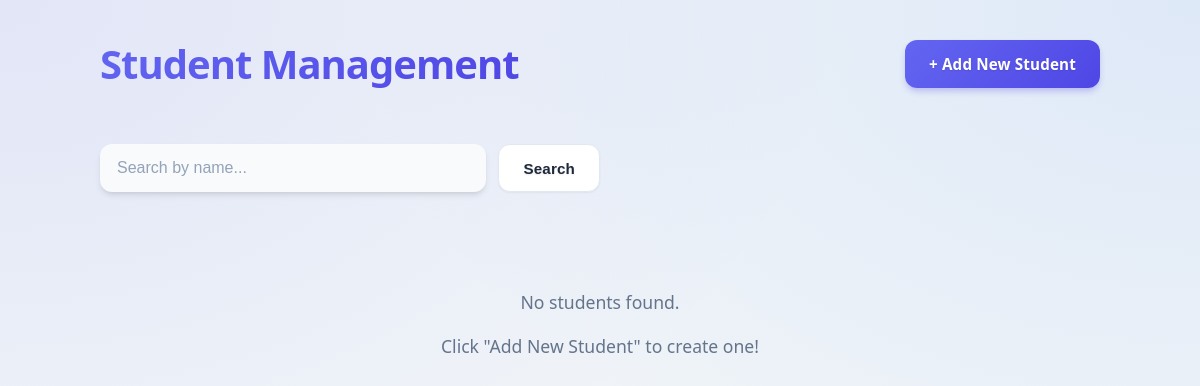
Before: / with the older database file.
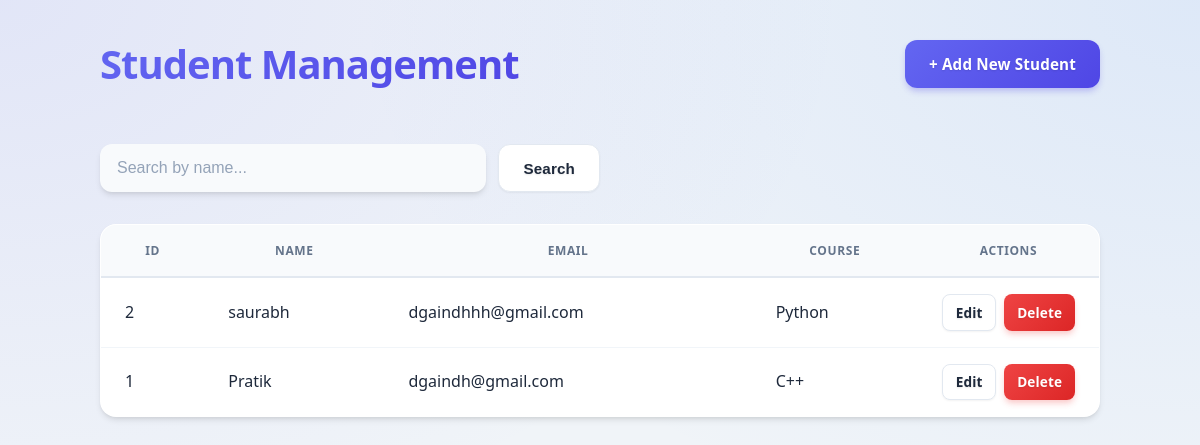
After: the same page with the newer database file.
### tables this page shows
CREATE TABLE students (
            id INTEGER PRIMARY KEY AUTOINCREMENT,
            name TEXT NOT NULL,
            email TEXT NOT NULL,
            course TEXT NOT NULL
        );

### app.py (the view)
@app.route('/')
def index():
    conn = get_db_connection()
    students = conn.execute(
        'SELECT * FROM students ORDER BY id DESC'
    ).fetchall()
    conn.close()
    return render_template('index.html', students=students)

### app.py (called while the page is built)
def get_db_connection():
    conn = sqlite3.connect(DATABASE)
    conn.row_factory = sqlite3.Row
    return conn

### templates/index.html (shortened to what this page needs)
{% extends 'base.html' %}
{% block content %}
    <div class="flex justify-between items-center mb-4" style="border-bottom: 2px solid var(--border-color); padding-bottom: 1rem; margin-bottom: 2rem;">
        <h1 style="border: none; margin: 0; padding: 0;">Student Management</h1>
        <a href="{{ url_for('add_student') }}" class="btn btn-primary">+ Add New Student</a>
    </div>
    <form action="{{ url_for('search_student') }}" method="get" class="search-bar">
        <input type="text" name="q" placeholder="Search by name..." required>
        <button type="submit" class="btn btn-secondary">Search</button>
    </form>
    {% if students %}
        <div class="table-container">
            <table>
                <thead>
                    <tr>
                        <th>ID</th>
                        <th>Name</th>
                        <th>Email</th>
                        <th>Course</th>
                        <th style="width: 150px;">Actions</th>
                    </tr>
                </thead>
                <tbody>
                    {% for student in students %}
                    <tr>
                        <td>{{ student['id'] }}</td>
                        <td>{{ student['name'] }}</td>
                        <td>{{ student['email'] }}</td>
                        <td>{{ student['course'] }}</td>
                        <td>
                            <div class="flex gap-2">
                                <a href="{{ url_for('edit_student', id=student['id']) }}" class="btn btn-secondary btn-sm">Edit</a>
                                <a href="{{ url_for('delete_student', id=student['id']) }}" class="btn btn-danger btn-sm"
                                   onclick="return confirm('Are you sure you want to delete this student?')">Delete</a>
                            </div>
                        </td>
                    </tr>
                    {% endfor %}
                </tbody>
            </table>
        </div>
    {% else %}
        <div class="empty-state">
            <p>No students found.</p>
            {% if request.args.get('q') %}
                <p><a href="{{ url_for('index') }}" class="btn btn-secondary" style="margin-top: 1rem;">Clear Search</a></p>
            {% else %}
                <p>Click "Add New Student" to create one!</p>
            {% endif %}
        </div>
    {% endif %}
{% endblock %}

### templates/base.html (shortened to what this page needs)
<!DOCTYPE html>
<html lang="en">
<head>
    <link rel="stylesheet" href="{{ url_for('static', filename='css/style.css') }}">
</head>
<body>
    <div class="container">
        {% block content %}{% endblock %}
    </div>
</body>
</html>

### static/css/style.css (style rules this page uses)
:root { --primary-gradient: linear-gradient(135deg, #6366f1 0%, #4f46e5 100%); --secondary-gradient: linear-gradient(135deg, #3b82f6 0%, #2563eb 100%); --success-gradient: linear-gradient(135deg, #10b981 0%, #059669 100%); --danger-gradient: linear-gradient(135deg, #ef4444 0%, #dc2626 100%); --primary-color: #4f46e5; --text-main: #1e293b; --text-light: #64748b; --bg-body: #f0f4f8; --bg-surface: #ffffff; --shadow-soft: 0 4px 6px -1px rgba(0, 0, 0, 0.1), 0 2px 4px -1px rgba(0, 0, 0, 0.06); --shadow-hover: 0 10px 15px -3px rgba(0, 0, 0, 0.1), 0 4px 6px -2px rgba(0, 0, 0, 0.05); --shadow-input: 0 0 0 3px rgba(99, 102, 241, 0.2); --radius-lg: 1rem; --radius-md: 0.75rem; --radius-sm: 0.5rem; }
* { box-sizing: border-box; margin: 0; padding: 0; }
body { font-family: 'Segoe UI', system-ui, -apple-system, sans-serif; background-color: var(--bg-body); color: var(--text-main); line-height: 1.6; min-height: 100vh; padding: 2rem 1rem; background-image: radial-gradient(at 0% 0%, rgba(99, 102, 241, 0.1) 0px, transparent 50%), radial-gradient(at 100% 0%, rgba(59, 130, 246, 0.1) 0px, transparent 50%); background-attachment: fixed; }
.container { max-width: 1000px; margin: 0 auto; }
h1 { font-size: 2.5rem; font-weight: 800; background: var(--primary-gradient); -webkit-background-clip: text; -webkit-text-fill-color: transparent; margin-bottom: 2rem; letter-spacing: -0.025em; position: relative; display: inline-block; }
a { text-decoration: none; transition: all 0.2s ease; }
.card, .table-container { background: var(--bg-surface); border-radius: var(--radius-lg); box-shadow: var(--shadow-soft); border: 1px solid rgba(255, 255, 255, 0.5); backdrop-filter: blur(10px); transition: transform 0.3s ease, box-shadow 0.3s ease; overflow: hidden; }
.btn { display: inline-flex; align-items: center; justify-content: center; padding: 0.75rem 1.5rem; border-radius: var(--radius-md); font-weight: 600; cursor: pointer; transition: all 0.2s cubic-bezier(0.4, 0, 0.2, 1); border: none; font-size: 0.95rem; text-shadow: 0 1px 2px rgba(0,0,0,0.1); letter-spacing: 0.01em; }
.btn-primary { background: var(--primary-gradient); color: white; box-shadow: 0 4px 6px -1px rgba(79, 70, 229, 0.3); }
.btn-secondary { background: white; color: var(--text-main); border: 1px solid #e2e8f0; box-shadow: 0 1px 2px 0 rgba(0,0,0,0.05); }
.btn-danger { background: var(--danger-gradient); color: white; box-shadow: 0 4px 6px -1px rgba(239, 68, 68, 0.3); }
.btn-sm { padding: 0.4rem 0.8rem; font-size: 0.85rem; border-radius: var(--radius-sm); }
input[type="text"], input[type="email"], input[type="search"] { width: 100%; padding: 0.875rem 1rem; border: 2px solid #e2e8f0; border-radius: var(--radius-md); font-size: 1rem; transition: all 0.2s ease; background-color: #f8fafc; color: var(--text-main); }
input::placeholder { color: #94a3b8; }
table { width: 100%; border-collapse: separate; border-spacing: 0; }
thead th { background-color: #f8fafc; color: var(--text-light); font-weight: 600; text-transform: uppercase; font-size: 0.75rem; letter-spacing: 0.05em; padding: 1rem 1.5rem; border-bottom: 2px solid #e2e8f0; }
tbody tr { transition: background-color 0.2s ease; }
tbody td { padding: 1rem 1.5rem; border-bottom: 1px solid #f1f5f9; color: var(--text-main); vertical-align: middle; }
tbody tr:last-child td { border-bottom: none; }
.search-bar { display: flex; gap: 0.75rem; max-width: 500px; margin: 2rem 0; position: relative; }
.search-bar input { box-shadow: var(--shadow-soft); border: 1px solid transparent; }
.flex { display: flex; }
.justify-between { justify-content: space-between; }
.items-center { align-items: center; }
.gap-2 { gap: 0.5rem; }
.mb-4 { margin-bottom: 1rem; }
.card, .table-container { animation: fadeIn 0.5s ease-out; }

Changed rows visible on the page:
added students: id "2", name "saurabh", email "dgaindhhh@gmail.com", course "Python"
added students: id "1", name "Pratik", email "dgaindh@gmail.com", course "C++"
Other visible differences:
text no longer shown: "No students found. Click \"Add New Student\" to create one!"
text now shown: "ID NAME EMAIL COURSE ACTIONS"
